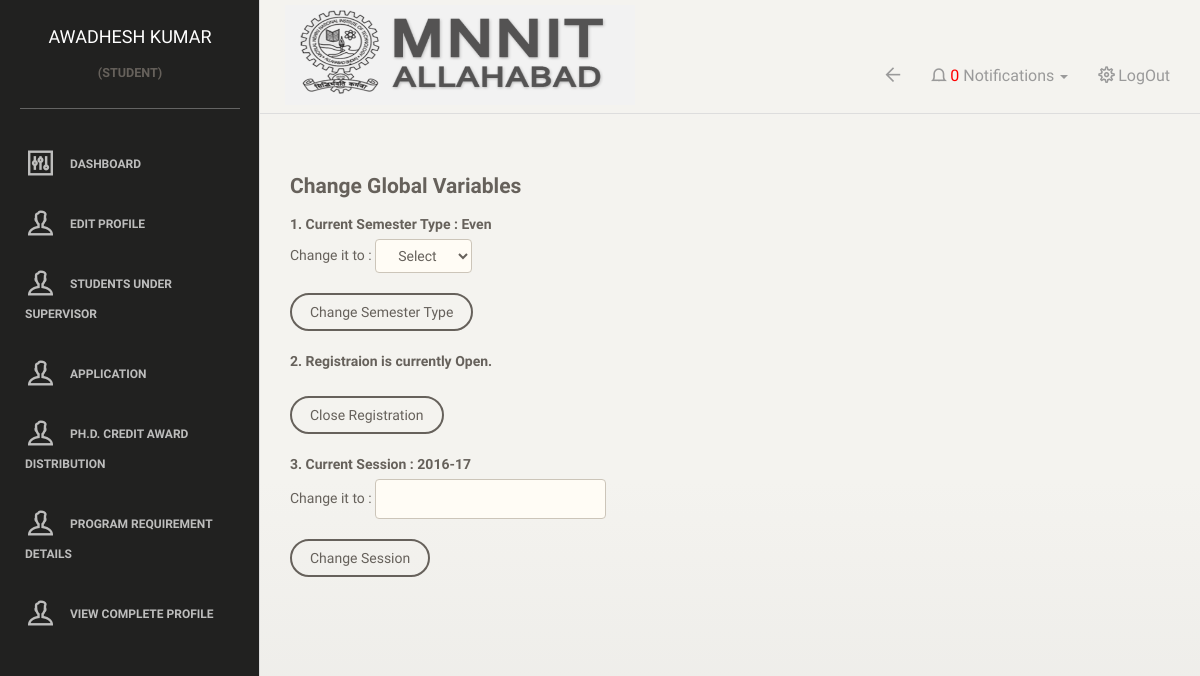
/change.php (signed in), run on the app's committed database.
### tables this page shows
CREATE TABLE `studentmaster` (
  `reg_no` varchar(10) NOT NULL,
  `password` varchar(50) NOT NULL,
  `photo_path` varchar(50) NOT NULL,
  `category` varchar(10) NOT NULL,
  `program` varchar(20) NOT NULL,
  `name` varchar(50) NOT NULL,
  `father_name` varchar(50) NOT NULL,
  `address` varchar(100) NOT NULL,
  `contact_no` decimal(15,0) NOT NULL,
  `mail_id` varchar(30) NOT NULL,
  `hostel` varchar(50) NOT NULL,
  `gender` varchar(20) NOT NULL,
  `highest_qualification` varchar(100) NOT NULL,
  `nationality` varchar(25) NOT NULL,
  `admission_category_code` varchar(10) NOT NULL,
  `stipendiary` tinyint(1) NOT NULL,
  `program_type` varchar(25) NOT NULL,
  `program_category` varchar(25) NOT NULL,
  `dept_id` int(2) NOT NULL,
  `year_of_joining` varchar(20) NOT NULL
);

CREATE TABLE `variables` (
  `var` varchar(25) NOT NULL,
  `value` varchar(100) NOT NULL
);

### includes/preProcess.php (called while the page is built, shortened)
<?php
if(!isset($_SESSION['reg_no']))
{
    header("location: ./");
}
else
    $reg_no = $_SESSION['reg_no'];
include("connect.php");
$is_admin = 0;
if(isset($_SESSION['is_admin']) && $_SESSION['is_admin'] == 1)
{
    $is_admin = 1;
    $name = "ADMIN";
    $url =  "//{$_SERVER['HTTP_HOST']}{$_SERVER['REQUEST_URI']}";
    $user['name'] = "ADMIN";
    $escaped_url = htmlspecialchars( $url, ENT_QUOTES, 'UTF-8' );
}else if(! strcmp($_SESSION['role'], "student"))
{
    $query = "SELECT * FROM studentmaster WHERE reg_no='$reg_no'";
    $results = mysqli_query($connection, $query);
    $user = mysqli_fetch_array($results);
    if(empty($user['photo_path']))
    {
        $user['photo_path']='./images/default.jpg';
    }
}
?>

### change.php (the view, shortened to what this page needs)
    <?php
    include("./includes/preProcess.php");
    $query = "SELECT * from variables";
    $result = mysqli_query($connection, $query);
    while($vars = mysqli_fetch_assoc($result)){
        if(!strcmp($vars['var'], "sem")){
            $var_sem = $vars['value'];
        } else if(!strcmp($vars['var'], "reg_open")){
            $var_reg_open = $vars['value'];
        } else if(!strcmp($vars['var'], "session")){
            $var_session = $vars['value'];
        }
    }
    ?>
    <!doctype html>
    <html lang="en">
    <head>
        <link href="assets/css/bootstrap.min.css" rel="stylesheet" />
        <link href="assets/css/animate.min.css" rel="stylesheet"/>
        <link href="assets/css/paper-dashboard.css" rel="stylesheet"/>
        <link href="http://maxcdn.bootstrapcdn.com/font-awesome/latest/css/font-awesome.min.css" rel="stylesheet">
        <link href="assets/css/themify-icons.css" rel="stylesheet">
        <link href="./css/myCss.css" rel="stylesheet">
        <link href="assets/css/datepicker.css" rel="stylesheet" />
    </head>
    <body>
        <div class="wrapper">
            <div class="sidebar" data-background-color="black" data-active-color="warning">
        <div class="sidebar-wrapper">
            <div class="logo">
                <?php include('./includes/topleft.php') ?>
            </div>
            <?php
            include("./includes/sideNav.php");
            ?>
        </div>
    </div>
    <div class="main-panel">
        <nav class="navbar navbar-default">
            <div class="container-fluid">
                <div class="navbar-header">
                    <?php include('./includes/logo.php'); ?>
                </div>
                <div class="collapse navbar-collapse">
                    <?php include("./includes/topright.php") ?>
                </div>
            </div>
        </nav>
        <div class="content">
            <div class="container-fluid">
                <div class="row">
                    <div class="col-md-12">
                        <h4>Change Global Variables</h4>
                        <form class="form-inline" action="changeVariables.php" method="post">
                        <div class="row">
                            <div class="col-md-12">
                                 <label>1. Current Semester Type : <?php echo $var_sem ?></label> <br>
                                 Change it to :
                                 <select class="form-control border-input" style="height:75%" name="sem">
                                    <option value="">Select</option>
                                </select><br><br>
                                <input class="btn btn-default" type="submit" name="action_change_sem" value="Change Semester Type"><br><br>
                            </div>
                            <div class="col-md-12">
                                <?php
                                    if($var_reg_open == 1){
                                ?>
                                    <label>2. Registraion is currently Open.</label><br><br>
                                    <input class="btn btn-defaul" type="submit" name="action_close_reg" value="Close Registration">
                                <?php
                                    } else {
                                ?>
                                    <label>2. Registraion is currently Closed.</label><br><br>
                                    <input type="number" name="reg_open" hidden value="1">
                                    <input class="btn btn-defaul" type="submit" name="action_open_reg" value="Open Registration">
                                <?php
                                    }
                                ?>
                                <br><br>
                            </div>
                            <div class="col-md-12">
                                 <label>3. Current Session : <?php echo $var_session?></label> <br>
                                 Change it to :
                                 <input type="text" class="form-control border-input" name="session"> <br><br>
                                <input type="submit" class="btn btn-default" name="action_change_session" value="Change Session"><br><br>
                            </div>
                            </form>
                        </div>
                    </div>
                </div>
            </div>
        </div>
    </div>
</body>
</html>

### includes/topleft.php
<a href="./dashboard.php" class="simple-text">
                <?php echo $user['name'] ?>
            </a>
            <?php if ($is_admin == 1)
            {
            ?>
            <center><h6>(admin)</h6></center>
            <?php
             } else {
             ?>
             <center><h6>(<?php echo $_SESSION['role']; ?>)</h6></center>
             <?php
             }
             ?>

### data on the page
studentmaster: name "AWADHESH KUMAR"
variables: value "Even"
variables: value "2016-17"

### other printed values
$_SESSION['role'] "STUDENT"
$countNotifications "0"
